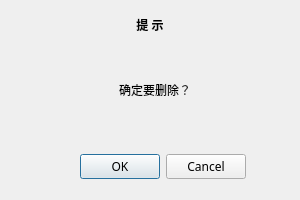
<?xml version="1.0" encoding="UTF-8"?>
<ui version="4.0">
 <class>Remind</class>
 <widget class="QWidget" name="Remind">
  <property name="geometry">
   <rect>
    <x>0</x>
    <y>0</y>
    <width>300</width>
    <height>200</height>
   </rect>
  </property>
  <property name="windowTitle">
   <string>Form</string>
  </property>
  <widget class="QLabel" name="label">
   <property name="geometry">
    <rect>
     <x>100</x>
     <y>10</y>
     <width>100</width>
     <height>30</height>
    </rect>
   </property>
   <property name="font">
    <font>
     <family>微软雅黑</family>
     <weight>75</weight>
     <bold>true</bold>
    </font>
   </property>
   <property name="text">
    <string>提 示</string>
   </property>
   <property name="alignment">
    <set>Qt::AlignCenter</set>
   </property>
  </widget>
  <widget class="QLabel" name="label_2">
   <property name="geometry">
    <rect>
     <x>80</x>
     <y>75</y>
     <width>150</width>
     <height>30</height>
    </rect>
   </property>
   <property name="font">
    <font>
     <family>微软雅黑</family>
    </font>
   </property>
   <property name="text">
    <string>确定要删除？</string>
   </property>
   <property name="alignment">
    <set>Qt::AlignCenter</set>
   </property>
  </widget>
  <widget class="QDialogButtonBox" name="buttonBox">
   <property name="geometry">
    <rect>
     <x>53</x>
     <y>150</y>
     <width>193</width>
     <height>33</height>
    </rect>
   </property>
   <property name="font">
    <font>
     <family>微软雅黑</family>
    </font>
   </property>
   <property name="standardButtons">
    <set>QDialogButtonBox::Cancel|QDialogButtonBox::Ok</set>
   </property>
  </widget>
 </widget>
 <resources/>
 <connections/>
</ui>
